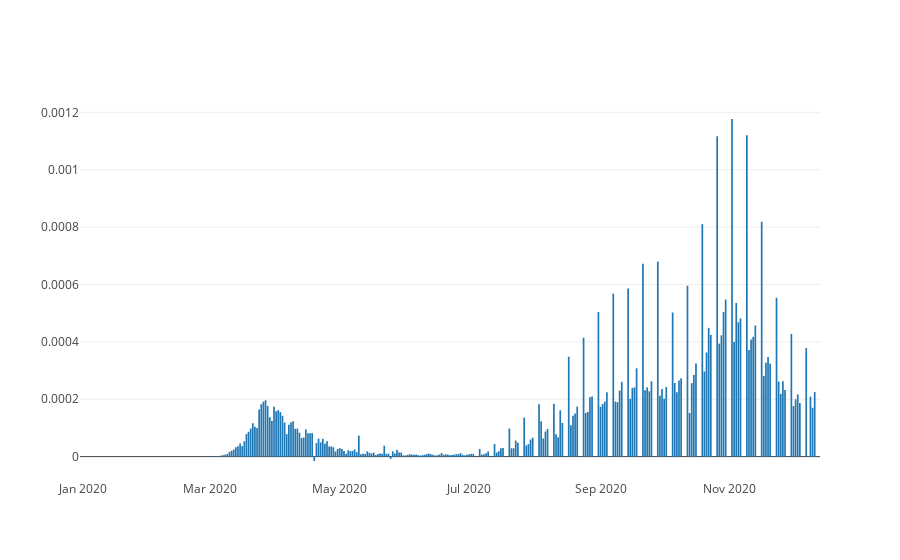

Here is the notebook cell this chart was saved with:
### Markdown cell above
### Porcentaje diario de infectados en España

### Code cell
val (x,y) = query_4_DF
    .filter($"country" === "Spain")
    .collect
    .map(r=>(r(1).toString, r(4).toString))
    .toList
    .unzip

Bar(x, y).plot()

### Figure 1 — Plotly figure (JSON) as saved in the notebook; plotly's stock layout.template omitted (floating-point values rounded to 4 significant figures; data arrays with more than 128 entries replaced by an {"elided": "..."} marker saying what was removed)
{"data": [{"type": "bar", "x": {"elided": "349 str values"}, "y": {"elided": "349 str values"}}], "layout": {}}
